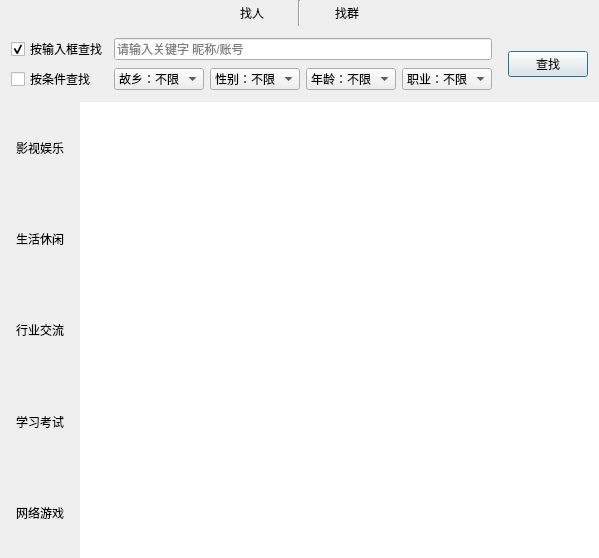
<?xml version="1.0" encoding="UTF-8"?>
<ui version="4.0">
 <class>AddFriend</class>
 <widget class="AbstractWidget" name="AddFriend">
  <property name="geometry">
   <rect>
    <x>0</x>
    <y>0</y>
    <width>572</width>
    <height>558</height>
   </rect>
  </property>
  <property name="windowTitle">
   <string>AddFriend</string>
  </property>
  <layout class="QGridLayout" name="gridLayout_9">
   <property name="leftMargin">
    <number>0</number>
   </property>
   <property name="topMargin">
    <number>0</number>
   </property>
   <property name="rightMargin">
    <number>0</number>
   </property>
   <property name="bottomMargin">
    <number>0</number>
   </property>
   <property name="spacing">
    <number>0</number>
   </property>
   <item row="0" column="0" colspan="2">
    <layout class="QGridLayout" name="gridLayout">
     <item row="0" column="3">
      <widget class="QPushButton" name="BtnFindGroup">
       <property name="text">
        <string>找群</string>
       </property>
       <property name="checkable">
        <bool>true</bool>
       </property>
       <property name="autoRepeat">
        <bool>true</bool>
       </property>
       <property name="autoExclusive">
        <bool>true</bool>
       </property>
       <property name="flat">
        <bool>true</bool>
       </property>
      </widget>
     </item>
     <item row="0" column="0">
      <spacer name="horizontalSpacer">
       <property name="orientation">
        <enum>Qt::Horizontal</enum>
       </property>
       <property name="sizeHint" stdset="0">
        <size>
         <width>40</width>
         <height>20</height>
        </size>
       </property>
      </spacer>
     </item>
     <item row="0" column="1">
      <widget class="QPushButton" name="BtnFindFriend">
       <property name="text">
        <string>找人</string>
       </property>
       <property name="checkable">
        <bool>true</bool>
       </property>
       <property name="autoRepeat">
        <bool>true</bool>
       </property>
       <property name="autoExclusive">
        <bool>true</bool>
       </property>
       <property name="flat">
        <bool>true</bool>
       </property>
      </widget>
     </item>
     <item row="0" column="4">
      <spacer name="horizontalSpacer_2">
       <property name="orientation">
        <enum>Qt::Horizontal</enum>
       </property>
       <property name="sizeHint" stdset="0">
        <size>
         <width>40</width>
         <height>20</height>
        </size>
       </property>
      </spacer>
     </item>
     <item row="0" column="2">
      <widget class="Line" name="line">
       <property name="frameShadow">
        <enum>QFrame::Sunken</enum>
       </property>
       <property name="lineWidth">
        <number>1</number>
       </property>
       <property name="orientation">
        <enum>Qt::Vertical</enum>
       </property>
      </widget>
     </item>
    </layout>
   </item>
   <item row="2" column="1" rowspan="2">
    <widget class="QTableWidget" name="tabFriendRecord">
     <property name="sizePolicy">
      <sizepolicy hsizetype="MinimumExpanding" vsizetype="Expanding">
       <horstretch>0</horstretch>
       <verstretch>0</verstretch>
      </sizepolicy>
     </property>
     <property name="frameShape">
      <enum>QFrame::NoFrame</enum>
     </property>
     <property name="selectionMode">
      <enum>QAbstractItemView::NoSelection</enum>
     </property>
     <property name="showGrid">
      <bool>false</bool>
     </property>
     <attribute name="horizontalHeaderDefaultSectionSize">
      <number>200</number>
     </attribute>
     <attribute name="verticalHeaderDefaultSectionSize">
      <number>130</number>
     </attribute>
    </widget>
   </item>
   <item row="1" column="0" colspan="2">
    <layout class="QHBoxLayout" name="horizontalLayout">
     <property name="spacing">
      <number>10</number>
     </property>
     <item>
      <spacer name="horizontalSpacer_3">
       <property name="orientation">
        <enum>Qt::Horizontal</enum>
       </property>
       <property name="sizeType">
        <enum>QSizePolicy::Maximum</enum>
       </property>
       <property name="sizeHint" stdset="0">
        <size>
         <width>13</width>
         <height>20</height>
        </size>
       </property>
      </spacer>
     </item>
     <item>
      <widget class="QWidget" name="widget" native="true">
       <property name="sizePolicy">
        <sizepolicy hsizetype="Preferred" vsizetype="Fixed">
         <horstretch>0</horstretch>
         <verstretch>0</verstretch>
        </sizepolicy>
       </property>
       <layout class="QGridLayout" name="gridLayout_2">
        <item row="0" column="1" colspan="4">
         <widget class="QLineEdit" name="EditInput">
          <property name="sizePolicy">
           <sizepolicy hsizetype="Expanding" vsizetype="Fixed">
            <horstretch>0</horstretch>
            <verstretch>0</verstretch>
           </sizepolicy>
          </property>
          <property name="placeholderText">
           <string>请输入关键字 昵称/账号</string>
          </property>
         </widget>
        </item>
        <item row="1" column="3">
         <widget class="QComboBox" name="ComAge">
          <item>
           <property name="text">
            <string>年龄：不限</string>
           </property>
          </item>
          <item>
           <property name="text">
            <string>1-10</string>
           </property>
          </item>
          <item>
           <property name="text">
            <string>10-20</string>
           </property>
          </item>
          <item>
           <property name="text">
            <string>20-30</string>
           </property>
          </item>
          <item>
           <property name="text">
            <string>30-40</string>
           </property>
          </item>
          <item>
           <property name="text">
            <string>40-50</string>
           </property>
          </item>
          <item>
           <property name="text">
            <string>50-60</string>
           </property>
          </item>
          <item>
           <property name="text">
            <string>60-70</string>
           </property>
          </item>
          <item>
           <property name="text">
            <string>70-80</string>
           </property>
          </item>
         </widget>
        </item>
        <item row="0" column="6" rowspan="2">
         <widget class="QPushButton" name="BtnFind">
          <property name="sizePolicy">
           <sizepolicy hsizetype="Fixed" vsizetype="Fixed">
            <horstretch>0</horstretch>
            <verstretch>0</verstretch>
           </sizepolicy>
          </property>
          <property name="text">
           <string>查找</string>
          </property>
          <property name="default">
           <bool>true</bool>
          </property>
          <property name="flat">
           <bool>false</bool>
          </property>
         </widget>
        </item>
        <item row="0" column="5">
         <spacer name="horizontalSpacer_5">
          <property name="orientation">
           <enum>Qt::Horizontal</enum>
          </property>
          <property name="sizeType">
           <enum>QSizePolicy::Fixed</enum>
          </property>
          <property name="sizeHint" stdset="0">
           <size>
            <width>10</width>
            <height>20</height>
           </size>
          </property>
         </spacer>
        </item>
        <item row="1" column="4">
         <widget class="QComboBox" name="ComOccupation">
          <property name="duplicatesEnabled">
           <bool>false</bool>
          </property>
          <property name="frame">
           <bool>true</bool>
          </property>
          <item>
           <property name="text">
            <string>职业：不限</string>
           </property>
          </item>
         </widget>
        </item>
        <item row="1" column="1">
         <widget class="QComboBox" name="ComHometown">
          <item>
           <property name="text">
            <string>故乡：不限</string>
           </property>
          </item>
         </widget>
        </item>
        <item row="1" column="2">
         <widget class="QComboBox" name="ComGender">
          <property name="frame">
           <bool>true</bool>
          </property>
          <item>
           <property name="text">
            <string>性别：不限</string>
           </property>
          </item>
          <item>
           <property name="text">
            <string>男</string>
           </property>
          </item>
          <item>
           <property name="text">
            <string>女</string>
           </property>
          </item>
         </widget>
        </item>
        <item row="1" column="0">
         <widget class="QCheckBox" name="ChecCondition">
          <property name="text">
           <string>按条件查找</string>
          </property>
          <property name="autoRepeat">
           <bool>true</bool>
          </property>
          <property name="autoExclusive">
           <bool>true</bool>
          </property>
         </widget>
        </item>
        <item row="0" column="0">
         <widget class="QCheckBox" name="ChecInputFrame">
          <property name="text">
           <string>按输入框查找</string>
          </property>
          <property name="checked">
           <bool>true</bool>
          </property>
          <property name="autoRepeat">
           <bool>true</bool>
          </property>
          <property name="autoExclusive">
           <bool>true</bool>
          </property>
         </widget>
        </item>
       </layout>
      </widget>
     </item>
     <item>
      <spacer name="horizontalSpacer_4">
       <property name="orientation">
        <enum>Qt::Horizontal</enum>
       </property>
       <property name="sizeType">
        <enum>QSizePolicy::Maximum</enum>
       </property>
       <property name="sizeHint" stdset="0">
        <size>
         <width>10</width>
         <height>20</height>
        </size>
       </property>
      </spacer>
     </item>
    </layout>
   </item>
   <item row="2" column="0">
    <widget class="QWidget" name="widget_5" native="true">
     <layout class="QGridLayout" name="gridLayout_3">
      <property name="leftMargin">
       <number>0</number>
      </property>
      <property name="topMargin">
       <number>0</number>
      </property>
      <property name="rightMargin">
       <number>0</number>
      </property>
      <property name="bottomMargin">
       <number>0</number>
      </property>
      <property name="spacing">
       <number>0</number>
      </property>
      <item row="0" column="0">
       <widget class="QPushButton" name="BtnRecreation">
        <property name="sizePolicy">
         <sizepolicy hsizetype="Minimum" vsizetype="MinimumExpanding">
          <horstretch>0</horstretch>
          <verstretch>0</verstretch>
         </sizepolicy>
        </property>
        <property name="text">
         <string>影视娱乐</string>
        </property>
        <property name="checkable">
         <bool>true</bool>
        </property>
        <property name="checked">
         <bool>false</bool>
        </property>
        <property name="autoRepeat">
         <bool>true</bool>
        </property>
        <property name="autoExclusive">
         <bool>true</bool>
        </property>
        <property name="flat">
         <bool>true</bool>
        </property>
       </widget>
      </item>
      <item row="3" column="0">
       <widget class="QPushButton" name="BtnLearning">
        <property name="sizePolicy">
         <sizepolicy hsizetype="Minimum" vsizetype="Expanding">
          <horstretch>0</horstretch>
          <verstretch>0</verstretch>
         </sizepolicy>
        </property>
        <property name="text">
         <string>学习考试</string>
        </property>
        <property name="checkable">
         <bool>true</bool>
        </property>
        <property name="autoRepeat">
         <bool>true</bool>
        </property>
        <property name="autoExclusive">
         <bool>true</bool>
        </property>
        <property name="flat">
         <bool>true</bool>
        </property>
       </widget>
      </item>
      <item row="2" column="0">
       <widget class="QPushButton" name="BtnIndustry">
        <property name="sizePolicy">
         <sizepolicy hsizetype="Minimum" vsizetype="Expanding">
          <horstretch>0</horstretch>
          <verstretch>0</verstretch>
         </sizepolicy>
        </property>
        <property name="text">
         <string>行业交流</string>
        </property>
        <property name="checkable">
         <bool>true</bool>
        </property>
        <property name="autoRepeat">
         <bool>true</bool>
        </property>
        <property name="autoExclusive">
         <bool>true</bool>
        </property>
        <property name="flat">
         <bool>true</bool>
        </property>
       </widget>
      </item>
      <item row="1" column="0">
       <widget class="QPushButton" name="BtnLife">
        <property name="sizePolicy">
         <sizepolicy hsizetype="Minimum" vsizetype="Expanding">
          <horstretch>0</horstretch>
          <verstretch>0</verstretch>
         </sizepolicy>
        </property>
        <property name="text">
         <string>生活休闲</string>
        </property>
        <property name="checkable">
         <bool>true</bool>
        </property>
        <property name="autoRepeat">
         <bool>true</bool>
        </property>
        <property name="autoExclusive">
         <bool>true</bool>
        </property>
        <property name="flat">
         <bool>true</bool>
        </property>
       </widget>
      </item>
      <item row="4" column="0">
       <widget class="QPushButton" name="BtnGame">
        <property name="sizePolicy">
         <sizepolicy hsizetype="Minimum" vsizetype="Expanding">
          <horstretch>0</horstretch>
          <verstretch>0</verstretch>
         </sizepolicy>
        </property>
        <property name="text">
         <string>网络游戏</string>
        </property>
        <property name="checkable">
         <bool>true</bool>
        </property>
        <property name="autoRepeat">
         <bool>true</bool>
        </property>
        <property name="autoExclusive">
         <bool>true</bool>
        </property>
        <property name="flat">
         <bool>true</bool>
        </property>
       </widget>
      </item>
     </layout>
    </widget>
   </item>
  </layout>
 </widget>
 <layoutdefault spacing="6" margin="11"/>
 <customwidgets>
  <customwidget>
   <class>AbstractWidget</class>
   <extends>QWidget</extends>
   <header>abstractwidget.h</header>
   <container>1</container>
  </customwidget>
 </customwidgets>
 <resources/>
 <connections/>
</ui>
